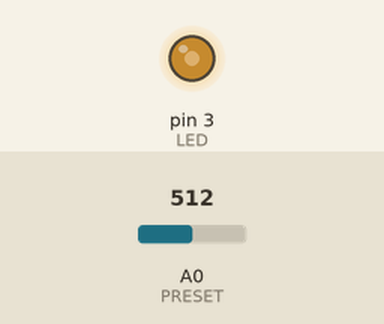
Bench run of a sketch on a simulated Arduino Uno, built with avr-gcc and run on an emulated ATmega328P. Parts: output pins drawn as LEDs (lit = HIGH). The test bench sets the inputs (shaded band); at power-on: A0 (PRESET) = 512.

Above: at 1.3 s.
1.4 s: A0 (PRESET) set to 716
At 2.6 s:
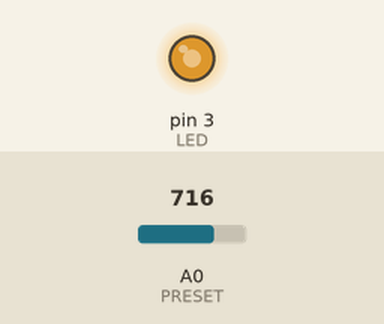
3.0 s: A0 (PRESET) set to 900
At 3.8 s:
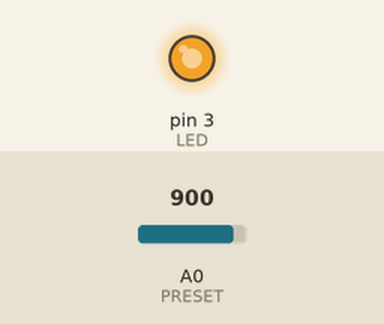
4.5 s: A0 (PRESET) set to 122
At 4.9 s:
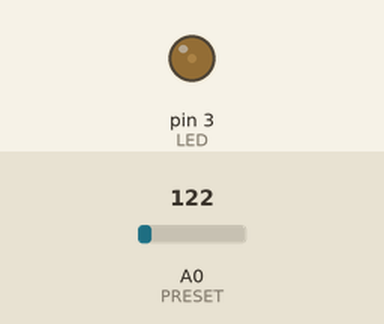
6.0 s: A0 (PRESET) set to 0
At 7.3 s:
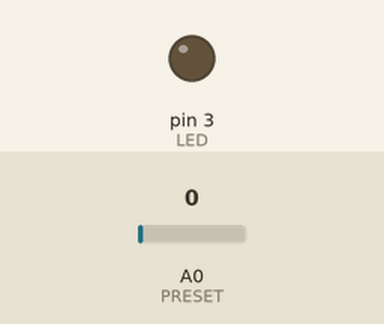
Timing chart, 0 to 8.5 s (numbered marks = the images above; inputs shaded):
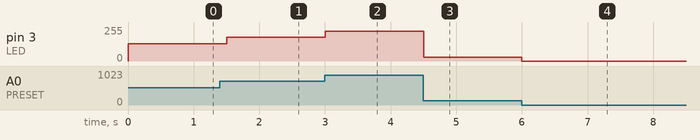

The sketch:

AnalogIO.ino
```cpp
/*
 * Analog Input / Output demo
 */

const int PRESET = A0; // Assign preset to pin A0
const int LED = 3; // Assign LED to pin 3
int input = 0; // Initialize preset to 0

void setup() {
  pinMode(LED, OUTPUT); // Set LED pin to output
}

void loop() {
  input = analogRead(PRESET); // Read resistor value from preset
  analogWrite(LED, input/4); // Set LED brightness based on input
  delay(500); // Wait 500 ms.
}
```

Measured:
- after the input at 1.4 s, pin 3 (LED): 128/255 → 179/255 after 0.10 s
- after the input at 3.0 s, pin 3 (LED): 179/255 → 225/255 at once
- after the input at 4.5 s, pin 3 (LED): 225/255 → 30/255 at once
- after the input at 6.0 s, pin 3 (LED): 30/255 → 0/255 at once
